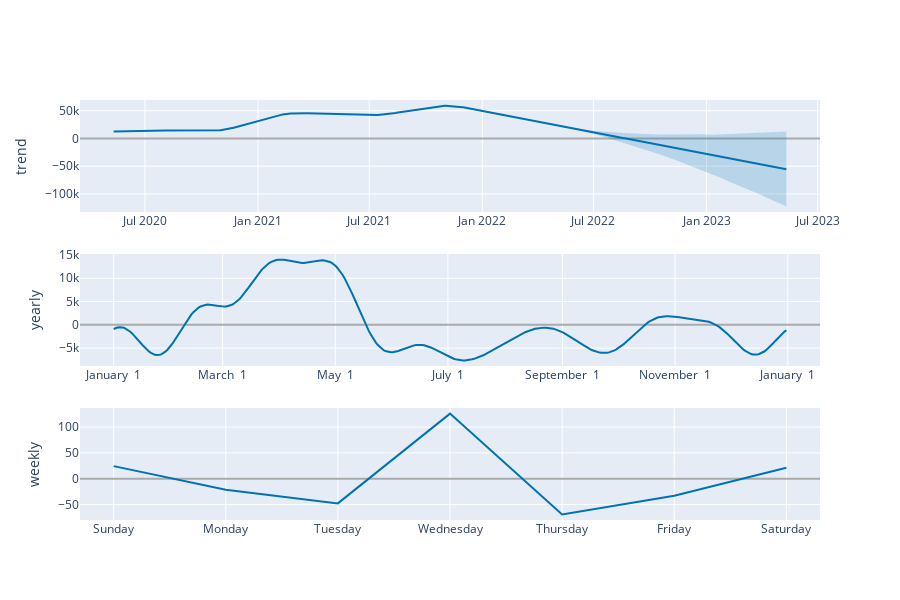

Source (notebook cell):
### Code cell
plot_components_plotly(m, forecast)

### Figure 1 — Plotly figure (JSON) as saved in the notebook; plotly's stock layout.template omitted (floating-point values rounded to 4 significant figures; data arrays with more than 128 entries replaced by an {"elided": "..."} marker saying what was removed)
{"data": [{"line": {"color": "#0072B2", "width": 2}, "mode": "lines", "name": "trend", "type": "scatter", "x": {"elided": "1096 str values"}, "xaxis": "x", "y": {"elided": "1096 float values"}, "yaxis": "y"}, {"line": {"color": "rgba(0, 114, 178, 0.2)", "width": 0}, "mode": "lines", "name": "trend_upper", "type": "scatter", "x": {"elided": "1096 str values"}, "xaxis": "x", "y": {"elided": "1096 float values"}, "yaxis": "y"}, {"fill": "tonexty", "fillcolor": "rgba(0, 114, 178, 0.2)", "line": {"color": "rgba(0, 114, 178, 0.2)", "width": 0}, "mode": "lines", "name": "trend_lower", "type": "scatter", "x": {"elided": "1096 str values"}, "xaxis": "x", "y": {"elided": "1096 float values"}, "yaxis": "y"}, {"line": {"color": "#0072B2", "width": 2}, "mode": "lines", "name": "yearly", "type": "scatter", "x": {"elided": "365 str values"}, "xaxis": "x2", "y": {"elided": "365 float values"}, "yaxis": "y2"}, {"line": {"color": "#0072B2", "width": 2}, "mode": "lines", "name": "weekly", "type": "scatter", "x": ["2017-01-01T00:00:00", "2017-01-02T00:00:00", "2017-01-03T00:00:00", "2017-01-04T00:00:00", "2017-01-05T00:00:00", "2017-01-06T00:00:00", "2017-01-07T00:00:00"], "xaxis": "x3", "y": [24.31, -21.28, -47.89, 126.1, -69.22, -33.2, 21.2], "yaxis": "y3"}], "layout": {"height": 600, "showlegend": false, "width": 900, "xaxis": {"anchor": "y", "domain": [0, 1], "range": ["2020-03-17T06:00:00", "2023-07-04T18:00:00"], "type": "date"}, "xaxis2": {"anchor": "y2", "domain": [0, 1], "range": ["2016-12-13T18:54:02.958904115", "2018-01-18T11:04:57.863013581"], "tickformat": "%B %e", "type": "date"}, "xaxis3": {"anchor": "y3", "domain": [0, 1], "range": ["2016-12-31T16:48:00", "2017-01-07T07:12:00"], "tickformat": "%A", "type": "date"}, "yaxis": {"anchor": "x", "domain": [0.7333, 1], "rangemode": "normal", "title": {"text": "trend"}, "zerolinecolor": "#AAA"}, "yaxis2": {"anchor": "x2", "domain": [0.3667, 0.6333], "title": {"text": "yearly"}, "zerolinecolor": "#AAA"}, "yaxis3": {"anchor": "x3", "domain": [0, 0.2667], "title": {"text": "weekly"}, "zerolinecolor": "#AAA"}}}
